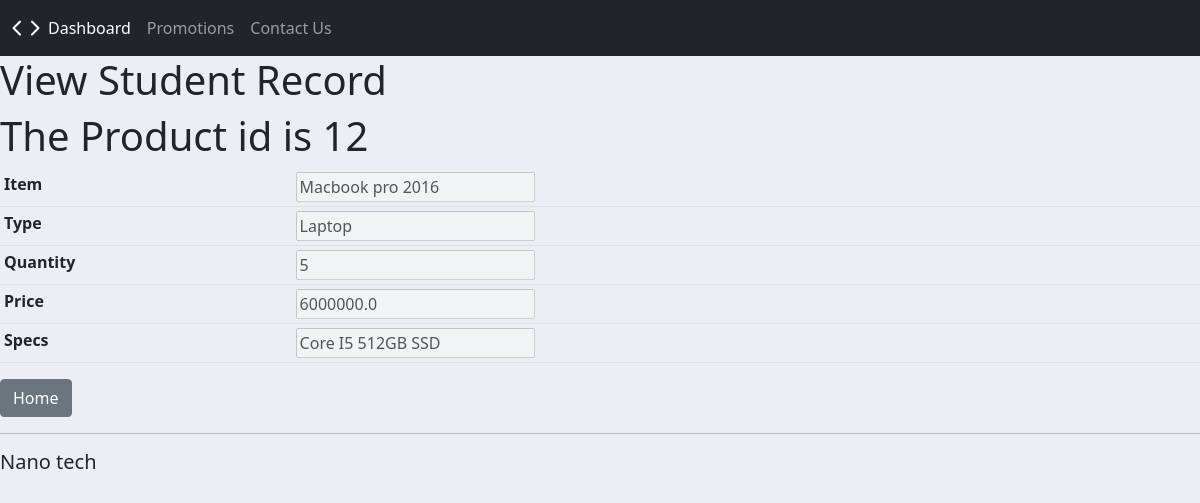
Before: /View/12 with the older database file.
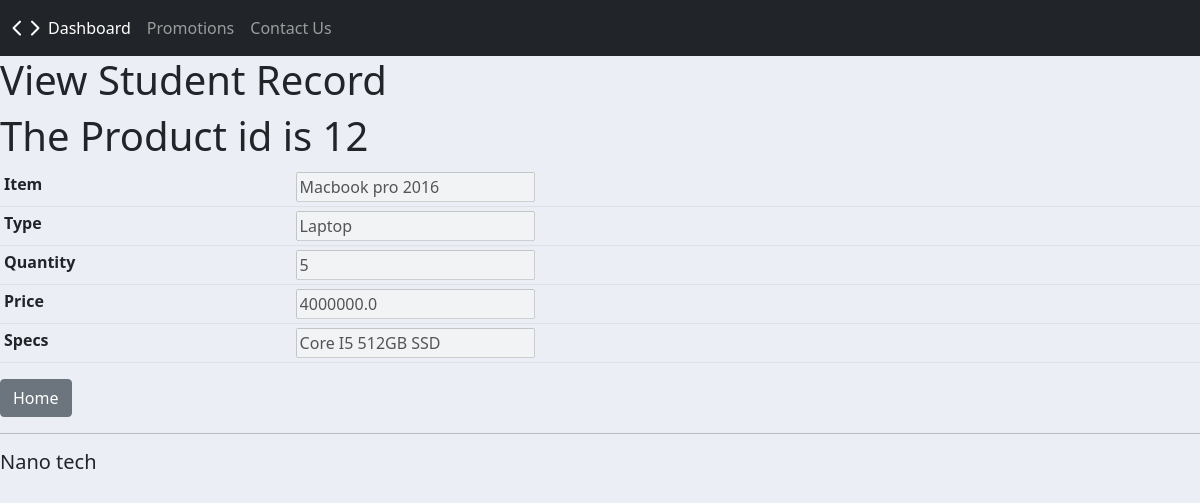
After: the same page with the newer database file.
### nanoitems/models.py (models this page shows, shortened)
class Product(models.Model):
    item = models.CharField(max_length=200, null=True)
    type = models.CharField(max_length=200, null=True)
    quantity = models.IntegerField(null=True)
    price = models.FloatField(null=True)
    specs = models.CharField(max_length=200, null=True, blank=True)
    date_created = models.DateTimeField(auto_now_add=True,null=True)

### nanoitems/views.py (the view)
# urls.py: path('View/<int:id>',views.viewproduct,name='view'),
def viewproduct(request,id):
    produpdate = get_object_or_404(Product, id=id)
    return render(request,'nanoitems/view.html',{"Product":produpdate})

### nanoitems/templates/nanoitems/view.html (shortened to what this page needs)
{% extends 'nanoitems/main.html'%}
{% load static %}
{% block content %}
<form action="" >
    <div>
        <h1>View Student Record</h1>
         <h1>The Product id is {{Product.id}}</h1>
            <table class="table table-sm">
                <tr>
                    <th>Item</th>
                    <td><input type="text" disabled name="item" value="{{Product.item}}"></td>
                </tr>
                <tr>
                    <th>Type</th>
                    <td><input type="text" disabled name="type" value="{{Product.type}}"></td>
                </tr>
                <tr>
                    <th>Quantity</th>
                    <td><input type="number" disabled name="qty" value="{{Product.quantity}}"></td>
                </tr>
                <tr>
                    <th>Price</th>
                    <td><input type="number" disabled name="price" value="{{Product.price}}"></td>
                </tr>
                <tr>
                    <th>Specs</th>
                    <td><input type="text" disabled name="specs" value="{{Product.specs}}"></td>
                </tr>
            </table>
         <a class="btn btn-secondary" href="{% url 'products' %}">Home</a>
        </div>
</form>
{% endblock %}

Changed rows visible on the page:
changed Product "Laptop": price "6000000.0" → "4000000.0"
